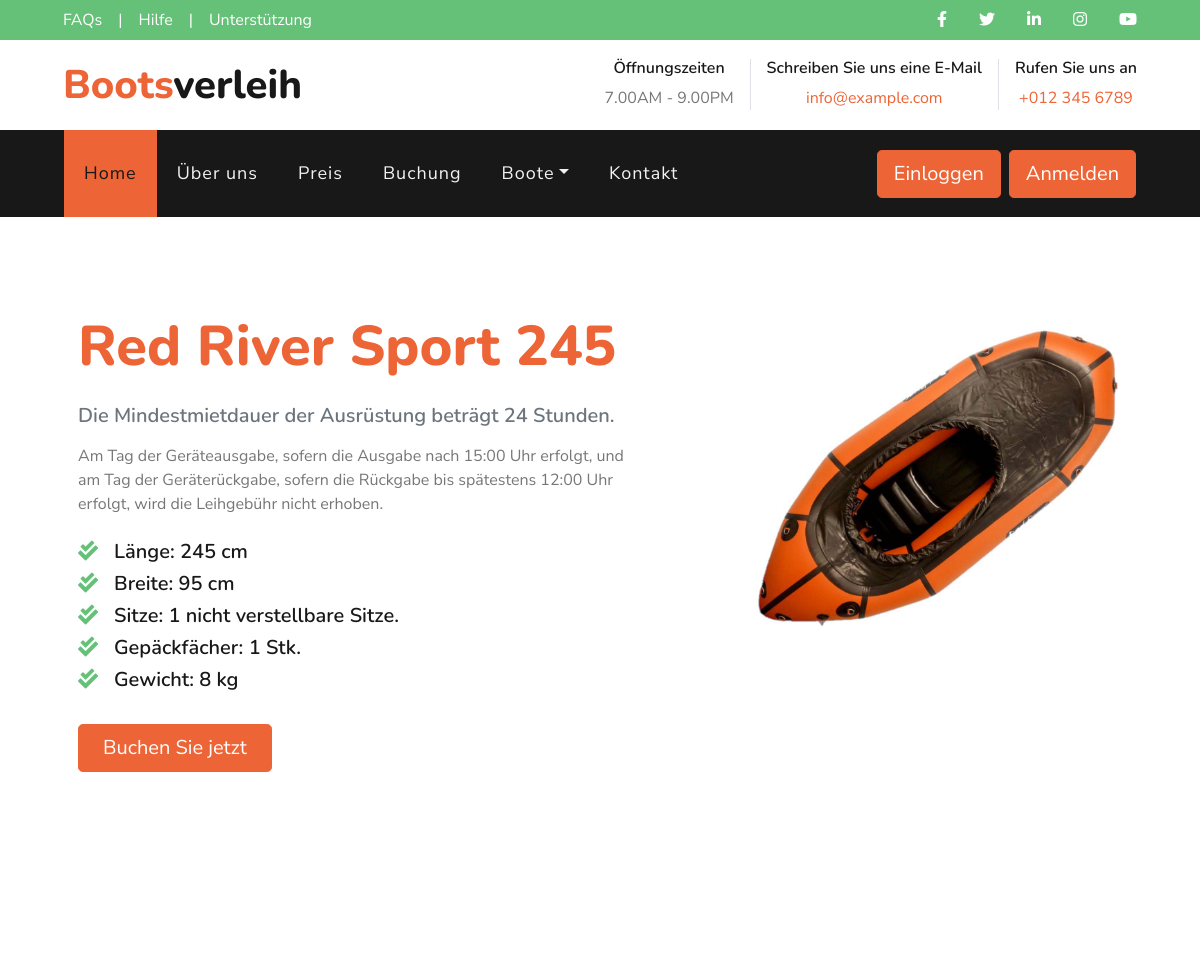
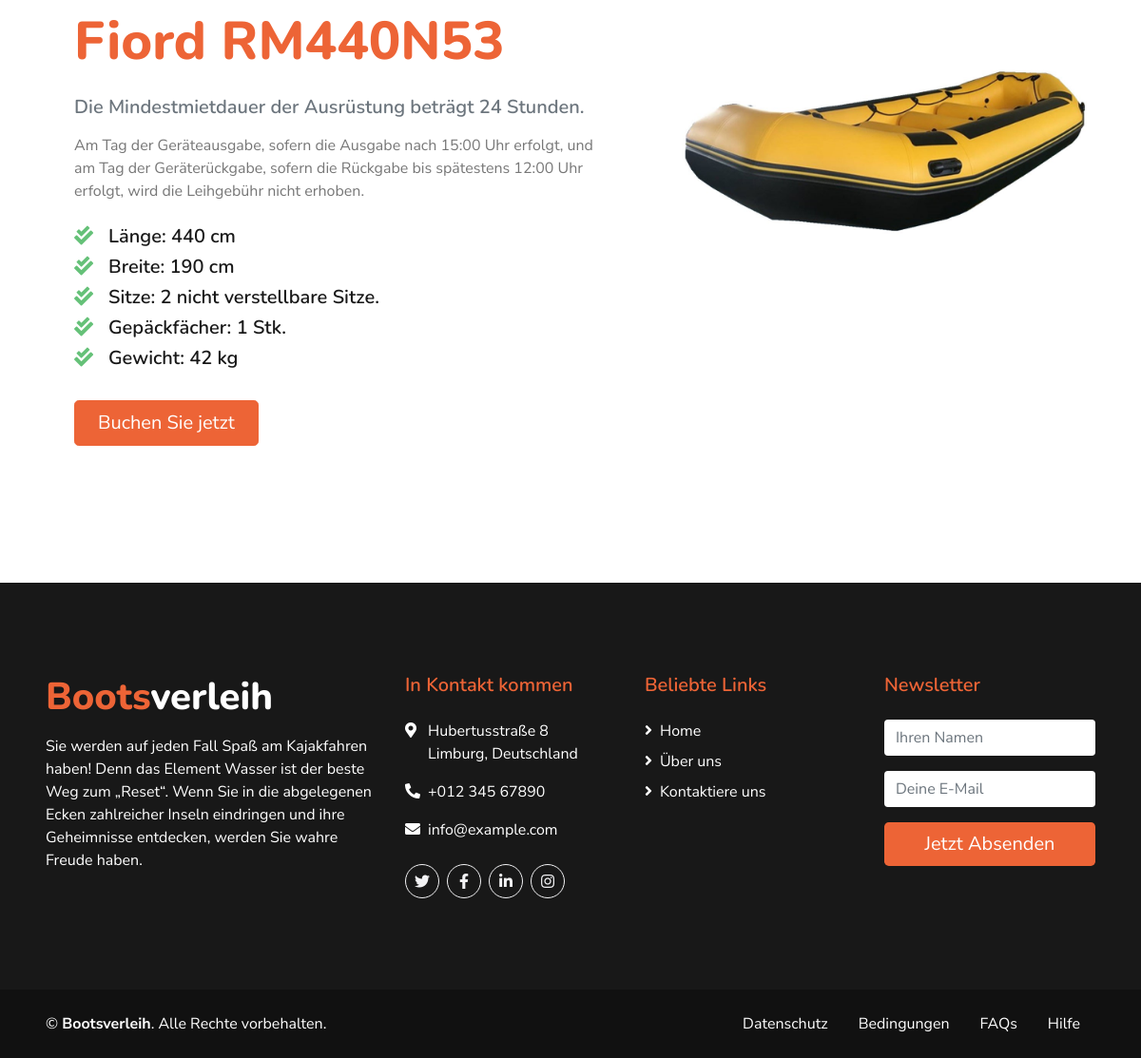
The page /boat.php?categorie=rafty on the database its author committed (2 pictures, top to bottom).
### tables this page shows
CREATE TABLE `boat` (
  `id` int(11) NOT NULL,
  `name` varchar(255) NOT NULL,
  `price` int(11) NOT NULL,
  `category_slug` varchar(255) NOT NULL,
  `image_1` varchar(255) NOT NULL,
  `image_2` varchar(255) NOT NULL,
  `image_3` varchar(255) NOT NULL,
  `length` int(11) NOT NULL,
  `width` int(11) NOT NULL,
  `seats` int(11) NOT NULL,
  `baggage` int(11) NOT NULL,
  `weight` decimal(10,0) NOT NULL
);

### src/database.php (called while the page is built, shortened)
<?php
function connect()
{
  $servername = "localhost";
  $username = "root";
  $password = "";
  $dbname = "boots_verleih";
  $conn = new mysqli($servername, $username, $password, $dbname);
  return $conn;
}
function selectBoote($category_slug)
{
  $conn = connect();
  $sql = "SELECT * FROM boat WHERE category_slug = '" . $category_slug . "'";
  $result = $conn->query($sql);
  if ($result->num_rows > 0) {
    while ($row = $result->fetch_assoc()) {
      $boote[] = $row;
    }
  } else {
    $boote = [];
  }
  return  $boote;
}

### boat.php (the view, shortened to what this page needs)
<!DOCTYPE html>
<html lang="en">
<head>
    <link href="https://cdnjs.cloudflare.com/ajax/libs/font-awesome/5.10.0/css/all.min.css" rel="stylesheet">
    <link href="assets/lib/tempusdominus/css/tempusdominus-bootstrap-4.min.css" rel="stylesheet" />
    <link href="assets/lib/popup/css/popup.css" rel="stylesheet" />
    <link href="assets/css/style.css" rel="stylesheet">
</head>
<body>
    <?php include('parts/_header.php'); ?>
    <?php include('parts/_navbar.php'); ?>
    <?php $boote = !empty($_GET['categorie']) ? selectBoote($_GET['categorie']) : [];
    ?>
    <?php foreach ($boote as $boot) : ?>
        <div class="container py-5">
            <div class="row py-5">
                <div class="col-lg-7 pb-5 pb-lg-0 px-3 px-lg-5">
                    <h1 class="display-4 mb-4"><span class="text-primary"><?= $boot['name'] ?></span></h1>
                    <h5 class="text-muted mb-3">Die Mindestmietdauer der Ausrüstung beträgt 24 Stunden.</h5>
                    <p class="mb-4">Am Tag der Geräteausgabe, sofern die Ausgabe nach 15:00 Uhr erfolgt, und am Tag der Geräterückgabe, sofern die Rückgabe bis spätestens 12:00 Uhr erfolgt, wird die Leihgebühr nicht erhoben.</p>
                    <ul class="list-inline">
                        <li>
                            <h5><i class="fa fa-check-double text-secondary mr-3"></i>Länge: <?= $boot['length'] ?> cm</h5>
                        </li>
                        <li>
                            <h5><i class="fa fa-check-double text-secondary mr-3"></i>Breite: <?= $boot['width'] ?> cm</h5>
                        </li>
                        <li>
                            <h5><i class="fa fa-check-double text-secondary mr-3"></i>Sitze: <?= $boot['seats'] ?> nicht verstellbare Sitze.</h5>
                        </li>
                        <li>
                            <h5><i class="fa fa-check-double text-secondary mr-3"></i>Gepäckfächer: <?= $boot['baggage'] ?> Stk.</h5>
                        </li>
                        <li>
                            <h5><i class="fa fa-check-double text-secondary mr-3"></i>Gewicht: <?= $boot['weight'] ?> kg</h5>
                        </li>
                    </ul>
                    <a href="" class="btn btn-lg btn-primary mt-3 px-4 cd-popup-trigger" data-boot-id="<?= $boot['id'] ?>">Buchen Sie jetzt</a>
                </div>
                <div class="col-lg-5">
                    <div class="row px-3">
                        <div class="col-12 p-0">
                            <img class="img-fluid w-100" src="<?= $boot['image_1'] ?>" alt="">
                        </div>
                        <div class="col-6 p-0">
                        </div>
                        <div class="col-6 p-0">
                        </div>
                    </div>
                </div>
            </div>
        </div>
    <?php endforeach; ?>
    <?php include('parts/_footer.php'); ?>
</body>
</html>

### rows shown on the page
boat: name "Red River Sport 245", length "245", width "95", seats "1", baggage "1", weight "8", image_1 (picture)
boat: name "Fiord RM440N53", length "440", width "190", seats "2", baggage "1", weight "42", image_1 (picture)
